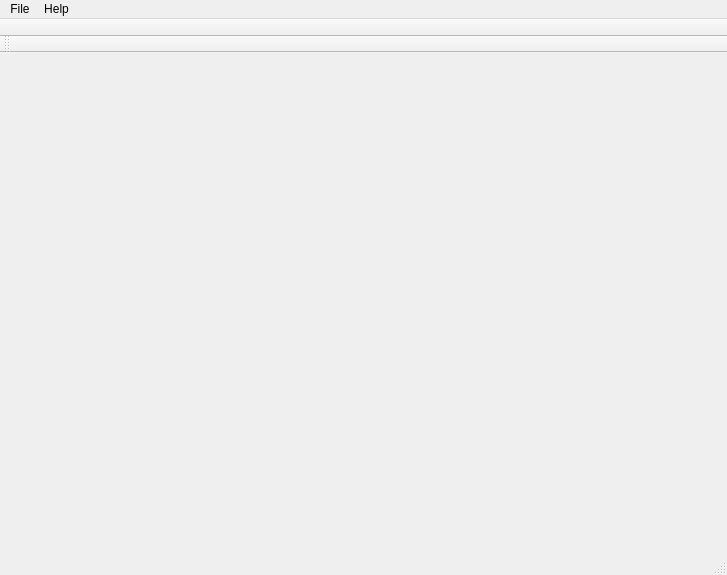
<?xml version="1.0" encoding="UTF-8"?>
<ui version="4.0">
 <class>Editor</class>
 <widget class="QMainWindow" name="Editor">
  <property name="geometry">
   <rect>
    <x>0</x>
    <y>0</y>
    <width>727</width>
    <height>575</height>
   </rect>
  </property>
  <property name="windowTitle">
   <string>Editor</string>
  </property>
  <property name="windowIcon">
   <iconset resource="../Icons/ressources.qrc">
    <normaloff>:/Icons/main.png</normaloff>:/Icons/main.png</iconset>
  </property>
  <widget class="QWidget" name="centralWidget">
   <layout class="QGridLayout" name="gridLayout">
    <property name="leftMargin">
     <number>0</number>
    </property>
    <property name="topMargin">
     <number>0</number>
    </property>
    <property name="rightMargin">
     <number>0</number>
    </property>
    <property name="bottomMargin">
     <number>0</number>
    </property>
    <property name="spacing">
     <number>0</number>
    </property>
    <item row="0" column="0">
     <widget class="TabBar" name="tabBar" native="true">
      <property name="minimumSize">
       <size>
        <width>80</width>
        <height>0</height>
       </size>
      </property>
      <property name="maximumSize">
       <size>
        <width>80</width>
        <height>16777215</height>
       </size>
      </property>
      <property name="autoFillBackground">
       <bool>true</bool>
      </property>
     </widget>
    </item>
    <item row="0" column="1">
     <widget class="QStackedWidget" name="stackedWidget">
      <property name="currentIndex">
       <number>-1</number>
      </property>
     </widget>
    </item>
   </layout>
  </widget>
  <widget class="QMenuBar" name="menuBar">
   <property name="geometry">
    <rect>
     <x>0</x>
     <y>0</y>
     <width>727</width>
     <height>20</height>
    </rect>
   </property>
   <widget class="QMenu" name="menuFile">
    <property name="title">
     <string>File</string>
    </property>
    <widget class="QMenu" name="menuNew">
     <property name="title">
      <string>New</string>
     </property>
     <addaction name="actionRolePlayGame"/>
    </widget>
    <addaction name="menuNew"/>
    <addaction name="actionOpen"/>
    <addaction name="separator"/>
    <addaction name="actionQuit"/>
   </widget>
   <widget class="QMenu" name="menuHelp">
    <property name="title">
     <string>Help</string>
    </property>
    <addaction name="actionContextual_help"/>
    <addaction name="actionUser_manual"/>
    <addaction name="separator"/>
    <addaction name="actionAbout_RPGEditor"/>
   </widget>
   <addaction name="menuFile"/>
   <addaction name="menuHelp"/>
  </widget>
  <widget class="QToolBar" name="mainToolBar">
   <property name="movable">
    <bool>false</bool>
   </property>
   <property name="floatable">
    <bool>false</bool>
   </property>
   <attribute name="toolBarArea">
    <enum>TopToolBarArea</enum>
   </attribute>
   <attribute name="toolBarBreak">
    <bool>false</bool>
   </attribute>
  </widget>
  <widget class="QStatusBar" name="statusBar"/>
  <widget class="QToolBar" name="hidden">
   <property name="windowTitle">
    <string>toolBar</string>
   </property>
   <attribute name="toolBarArea">
    <enum>TopToolBarArea</enum>
   </attribute>
   <attribute name="toolBarBreak">
    <bool>true</bool>
   </attribute>
  </widget>
  <action name="actionJeu_de_role">
   <property name="text">
    <string>Jeu de rôle</string>
   </property>
  </action>
  <action name="actionRolePlayGame">
   <property name="text">
    <string>Role Play Game</string>
   </property>
   <property name="shortcut">
    <string>Ctrl+N</string>
   </property>
  </action>
  <action name="actionOpen">
   <property name="text">
    <string>Open</string>
   </property>
   <property name="toolTip">
    <string>Open an existing game</string>
   </property>
   <property name="shortcut">
    <string>Ctrl+O</string>
   </property>
  </action>
  <action name="actionQuit">
   <property name="text">
    <string>Quit</string>
   </property>
   <property name="toolTip">
    <string>Quit the editor</string>
   </property>
   <property name="shortcut">
    <string>Ctrl+Q</string>
   </property>
  </action>
  <action name="actionContextual_help">
   <property name="text">
    <string>Contextual help</string>
   </property>
   <property name="shortcut">
    <string>Shift+F1</string>
   </property>
  </action>
  <action name="actionUser_manual">
   <property name="text">
    <string>User manual</string>
   </property>
   <property name="shortcut">
    <string>F1</string>
   </property>
  </action>
  <action name="actionAbout_RPGEditor">
   <property name="text">
    <string>About RPGEditor</string>
   </property>
  </action>
 </widget>
 <layoutdefault spacing="6" margin="11"/>
 <customwidgets>
  <customwidget>
   <class>TabBar</class>
   <extends>QWidget</extends>
   <header location="global">GUI/tabbar.h</header>
   <container>1</container>
  </customwidget>
 </customwidgets>
 <resources>
  <include location="../Icons/ressources.qrc"/>
 </resources>
 <connections/>
</ui>
